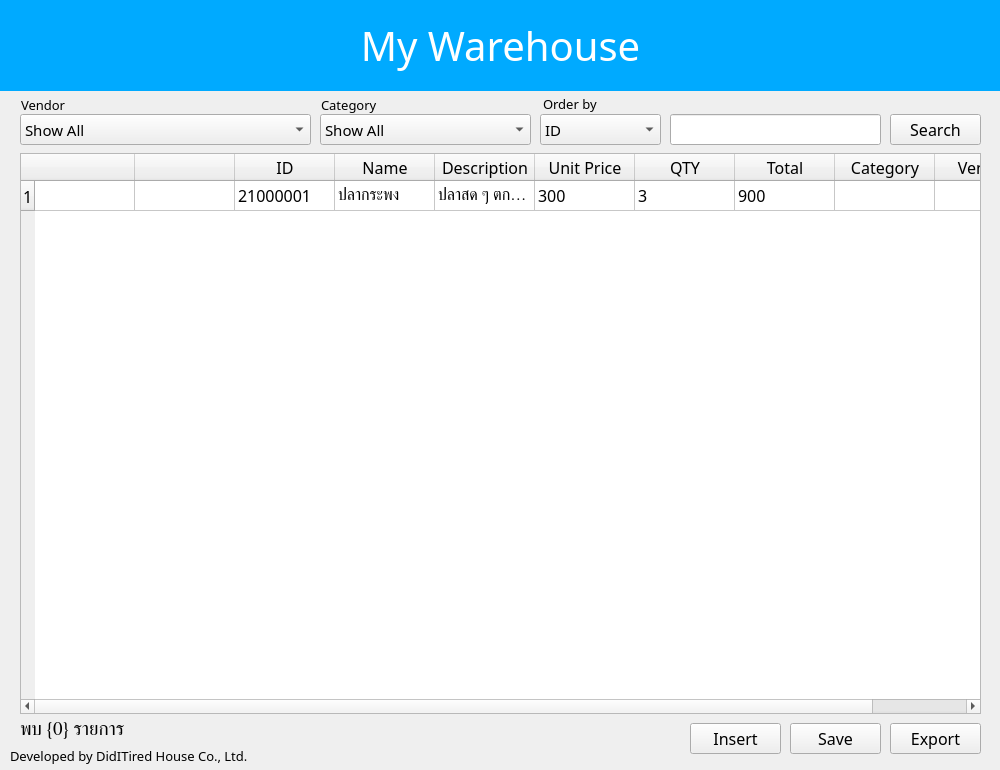
<?xml version="1.0" encoding="UTF-8"?>
<ui version="4.0">
 <class>frm_mywh</class>
 <widget class="QWidget" name="frm_mywh">
  <property name="geometry">
   <rect>
    <x>0</x>
    <y>0</y>
    <width>1000</width>
    <height>770</height>
   </rect>
  </property>
  <property name="minimumSize">
   <size>
    <width>1000</width>
    <height>770</height>
   </size>
  </property>
  <property name="maximumSize">
   <size>
    <width>1000</width>
    <height>770</height>
   </size>
  </property>
  <property name="windowTitle">
   <string>My Warehouse</string>
  </property>
  <widget class="QTableWidget" name="tbl_items">
   <property name="geometry">
    <rect>
     <x>20</x>
     <y>153</y>
     <width>961</width>
     <height>561</height>
    </rect>
   </property>
   <property name="font">
    <font>
     <family>Kanit Light</family>
     <pointsize>12</pointsize>
    </font>
   </property>
   <row>
    <property name="text">
     <string>1</string>
    </property>
   </row>
   <column>
    <property name="text">
     <string/>
    </property>
   </column>
   <column>
    <property name="text">
     <string/>
    </property>
   </column>
   <column>
    <property name="text">
     <string>ID</string>
    </property>
   </column>
   <column>
    <property name="text">
     <string>Name</string>
    </property>
   </column>
   <column>
    <property name="text">
     <string>Description</string>
    </property>
   </column>
   <column>
    <property name="text">
     <string>Unit Price</string>
    </property>
   </column>
   <column>
    <property name="text">
     <string>QTY</string>
    </property>
   </column>
   <column>
    <property name="text">
     <string>Total</string>
    </property>
   </column>
   <column>
    <property name="text">
     <string>Category</string>
    </property>
   </column>
   <column>
    <property name="text">
     <string>Vendor</string>
    </property>
   </column>
   <item row="0" column="2">
    <property name="text">
     <string>21000001</string>
    </property>
   </item>
   <item row="0" column="3">
    <property name="text">
     <string>ปลากระพง</string>
    </property>
   </item>
   <item row="0" column="4">
    <property name="text">
     <string>ปลาสด ๆ ตกจากทะเล</string>
    </property>
   </item>
   <item row="0" column="5">
    <property name="text">
     <string>300</string>
    </property>
   </item>
   <item row="0" column="6">
    <property name="text">
     <string>3</string>
    </property>
   </item>
   <item row="0" column="7">
    <property name="text">
     <string>900</string>
    </property>
   </item>
  </widget>
  <widget class="QLineEdit" name="txt_search">
   <property name="geometry">
    <rect>
     <x>670</x>
     <y>114</y>
     <width>211</width>
     <height>31</height>
    </rect>
   </property>
   <property name="font">
    <font>
     <family>Kanit Light</family>
     <pointsize>12</pointsize>
    </font>
   </property>
   <property name="toolTip">
    <string>&lt;html&gt;&lt;head/&gt;&lt;body&gt;&lt;p&gt;ค้นหาสินค้า&lt;/p&gt;&lt;/body&gt;&lt;/html&gt;</string>
   </property>
  </widget>
  <widget class="QPushButton" name="btn_search">
   <property name="geometry">
    <rect>
     <x>890</x>
     <y>114</y>
     <width>91</width>
     <height>31</height>
    </rect>
   </property>
   <property name="font">
    <font>
     <family>Kanit Light</family>
     <pointsize>12</pointsize>
    </font>
   </property>
   <property name="toolTip">
    <string>&lt;html&gt;&lt;head/&gt;&lt;body&gt;&lt;p&gt;ค้นหา&lt;/p&gt;&lt;/body&gt;&lt;/html&gt;</string>
   </property>
   <property name="text">
    <string>Search</string>
   </property>
  </widget>
  <widget class="QPushButton" name="btn_export">
   <property name="geometry">
    <rect>
     <x>890</x>
     <y>723</y>
     <width>91</width>
     <height>31</height>
    </rect>
   </property>
   <property name="font">
    <font>
     <family>Kanit Light</family>
     <pointsize>12</pointsize>
    </font>
   </property>
   <property name="toolTip">
    <string>&lt;html&gt;&lt;head/&gt;&lt;body&gt;&lt;p&gt;ส่งออกรายการสินค้าเป็นไฟล์ CSV&lt;/p&gt;&lt;/body&gt;&lt;/html&gt;</string>
   </property>
   <property name="text">
    <string>Export</string>
   </property>
  </widget>
  <widget class="QPushButton" name="btn_save">
   <property name="geometry">
    <rect>
     <x>790</x>
     <y>723</y>
     <width>91</width>
     <height>31</height>
    </rect>
   </property>
   <property name="font">
    <font>
     <family>Kanit Light</family>
     <pointsize>12</pointsize>
    </font>
   </property>
   <property name="text">
    <string>Save</string>
   </property>
  </widget>
  <widget class="QLabel" name="lbl_header">
   <property name="geometry">
    <rect>
     <x>0</x>
     <y>0</y>
     <width>1001</width>
     <height>91</height>
    </rect>
   </property>
   <property name="font">
    <font>
     <family>Kanit</family>
     <pointsize>30</pointsize>
    </font>
   </property>
   <property name="styleSheet">
    <string notr="true">background-color: rgb(0, 170, 255);
color: rgb(255, 255, 255);</string>
   </property>
   <property name="text">
    <string>My Warehouse</string>
   </property>
   <property name="alignment">
    <set>Qt::AlignCenter</set>
   </property>
  </widget>
  <widget class="QLabel" name="lbl_credit">
   <property name="geometry">
    <rect>
     <x>10</x>
     <y>740</y>
     <width>241</width>
     <height>31</height>
    </rect>
   </property>
   <property name="font">
    <font>
     <family>Kanit Light</family>
     <pointsize>10</pointsize>
    </font>
   </property>
   <property name="text">
    <string>Developed by DidITired House Co., Ltd.</string>
   </property>
  </widget>
  <widget class="QLabel" name="lbl_found">
   <property name="geometry">
    <rect>
     <x>20</x>
     <y>713</y>
     <width>461</width>
     <height>31</height>
    </rect>
   </property>
   <property name="font">
    <font>
     <family>Kanit Light</family>
     <pointsize>14</pointsize>
    </font>
   </property>
   <property name="text">
    <string>พบ {0} รายการ</string>
   </property>
  </widget>
  <widget class="QPushButton" name="btn_insert">
   <property name="geometry">
    <rect>
     <x>690</x>
     <y>723</y>
     <width>91</width>
     <height>31</height>
    </rect>
   </property>
   <property name="font">
    <font>
     <family>Kanit Light</family>
     <pointsize>12</pointsize>
    </font>
   </property>
   <property name="toolTip">
    <string>&lt;html&gt;&lt;head/&gt;&lt;body&gt;&lt;p&gt;เพิ่มรายการสินค้า&lt;/p&gt;&lt;/body&gt;&lt;/html&gt;</string>
   </property>
   <property name="text">
    <string>Insert</string>
   </property>
  </widget>
  <widget class="QComboBox" name="cmb_order">
   <property name="geometry">
    <rect>
     <x>540</x>
     <y>114</y>
     <width>121</width>
     <height>31</height>
    </rect>
   </property>
   <property name="font">
    <font>
     <family>Kanit Light</family>
     <pointsize>11</pointsize>
    </font>
   </property>
   <property name="toolTip">
    <string>&lt;html&gt;&lt;head/&gt;&lt;body&gt;&lt;p&gt;จัดเรียงตาม&lt;/p&gt;&lt;/body&gt;&lt;/html&gt;</string>
   </property>
   <item>
    <property name="text">
     <string>ID</string>
    </property>
   </item>
   <item>
    <property name="text">
     <string>Name (A-Z)</string>
    </property>
   </item>
   <item>
    <property name="text">
     <string>Name (Z-A)</string>
    </property>
   </item>
   <item>
    <property name="text">
     <string>QTY ▲</string>
    </property>
   </item>
   <item>
    <property name="text">
     <string>QTY ▼</string>
    </property>
   </item>
   <item>
    <property name="text">
     <string>Unit Price ▲</string>
    </property>
   </item>
   <item>
    <property name="text">
     <string>Unit Price ▼</string>
    </property>
   </item>
   <item>
    <property name="text">
     <string>Total ▲</string>
    </property>
   </item>
   <item>
    <property name="text">
     <string>Total ▼</string>
    </property>
   </item>
   <item>
    <property name="text">
     <string>Vendor (A-Z)</string>
    </property>
   </item>
   <item>
    <property name="text">
     <string>Vendor (Z-A)</string>
    </property>
   </item>
  </widget>
  <widget class="QComboBox" name="cmb_cat">
   <property name="geometry">
    <rect>
     <x>320</x>
     <y>114</y>
     <width>211</width>
     <height>31</height>
    </rect>
   </property>
   <property name="font">
    <font>
     <family>Kanit Light</family>
     <pointsize>11</pointsize>
    </font>
   </property>
   <property name="toolTip">
    <string>&lt;html&gt;&lt;head/&gt;&lt;body&gt;&lt;p&gt;ประเภทสินค้า&lt;/p&gt;&lt;/body&gt;&lt;/html&gt;</string>
   </property>
   <item>
    <property name="text">
     <string>Show All</string>
    </property>
   </item>
  </widget>
  <widget class="QComboBox" name="cmb_vendor">
   <property name="geometry">
    <rect>
     <x>20</x>
     <y>114</y>
     <width>291</width>
     <height>31</height>
    </rect>
   </property>
   <property name="font">
    <font>
     <family>Kanit Light</family>
     <pointsize>11</pointsize>
    </font>
   </property>
   <property name="toolTip">
    <string>&lt;html&gt;&lt;head/&gt;&lt;body&gt;&lt;p&gt;ประเภทสินค้า&lt;/p&gt;&lt;/body&gt;&lt;/html&gt;</string>
   </property>
   <item>
    <property name="text">
     <string>Show All</string>
    </property>
   </item>
  </widget>
  <widget class="QLabel" name="lbl_found_2">
   <property name="geometry">
    <rect>
     <x>21</x>
     <y>95</y>
     <width>51</width>
     <height>20</height>
    </rect>
   </property>
   <property name="font">
    <font>
     <family>Kanit Light</family>
     <pointsize>10</pointsize>
    </font>
   </property>
   <property name="text">
    <string>Vendor</string>
   </property>
  </widget>
  <widget class="QLabel" name="lbl_found_3">
   <property name="geometry">
    <rect>
     <x>321</x>
     <y>95</y>
     <width>141</width>
     <height>20</height>
    </rect>
   </property>
   <property name="font">
    <font>
     <family>Kanit Light</family>
     <pointsize>10</pointsize>
    </font>
   </property>
   <property name="text">
    <string>Category</string>
   </property>
  </widget>
  <widget class="QLabel" name="lbl_found_4">
   <property name="geometry">
    <rect>
     <x>543</x>
     <y>94</y>
     <width>101</width>
     <height>20</height>
    </rect>
   </property>
   <property name="font">
    <font>
     <family>Kanit Light</family>
     <pointsize>10</pointsize>
    </font>
   </property>
   <property name="text">
    <string>Order by</string>
   </property>
  </widget>
 </widget>
 <tabstops>
  <tabstop>txt_search</tabstop>
  <tabstop>btn_search</tabstop>
  <tabstop>tbl_items</tabstop>
  <tabstop>btn_insert</tabstop>
  <tabstop>btn_save</tabstop>
  <tabstop>btn_export</tabstop>
 </tabstops>
 <resources/>
 <connections/>
</ui>
